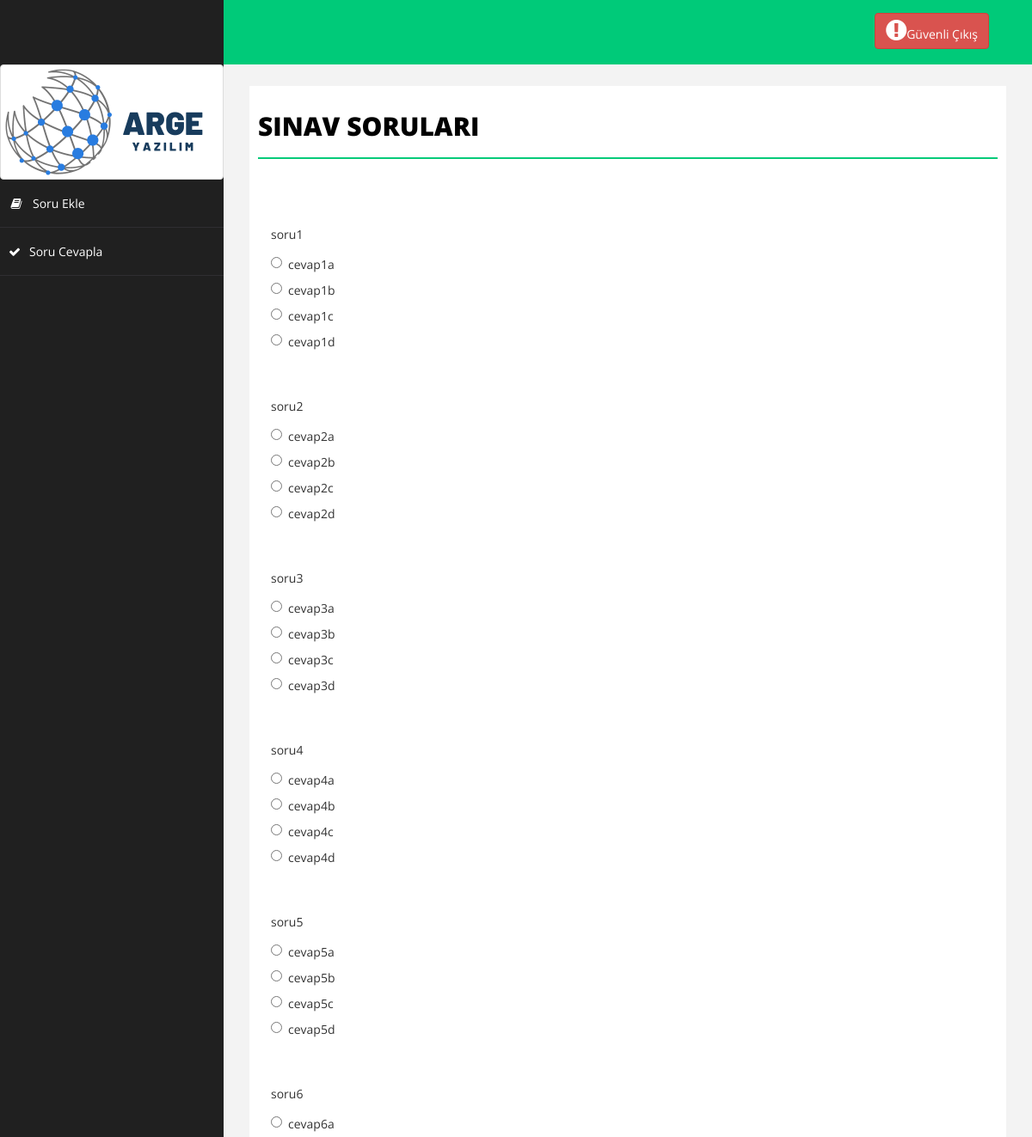
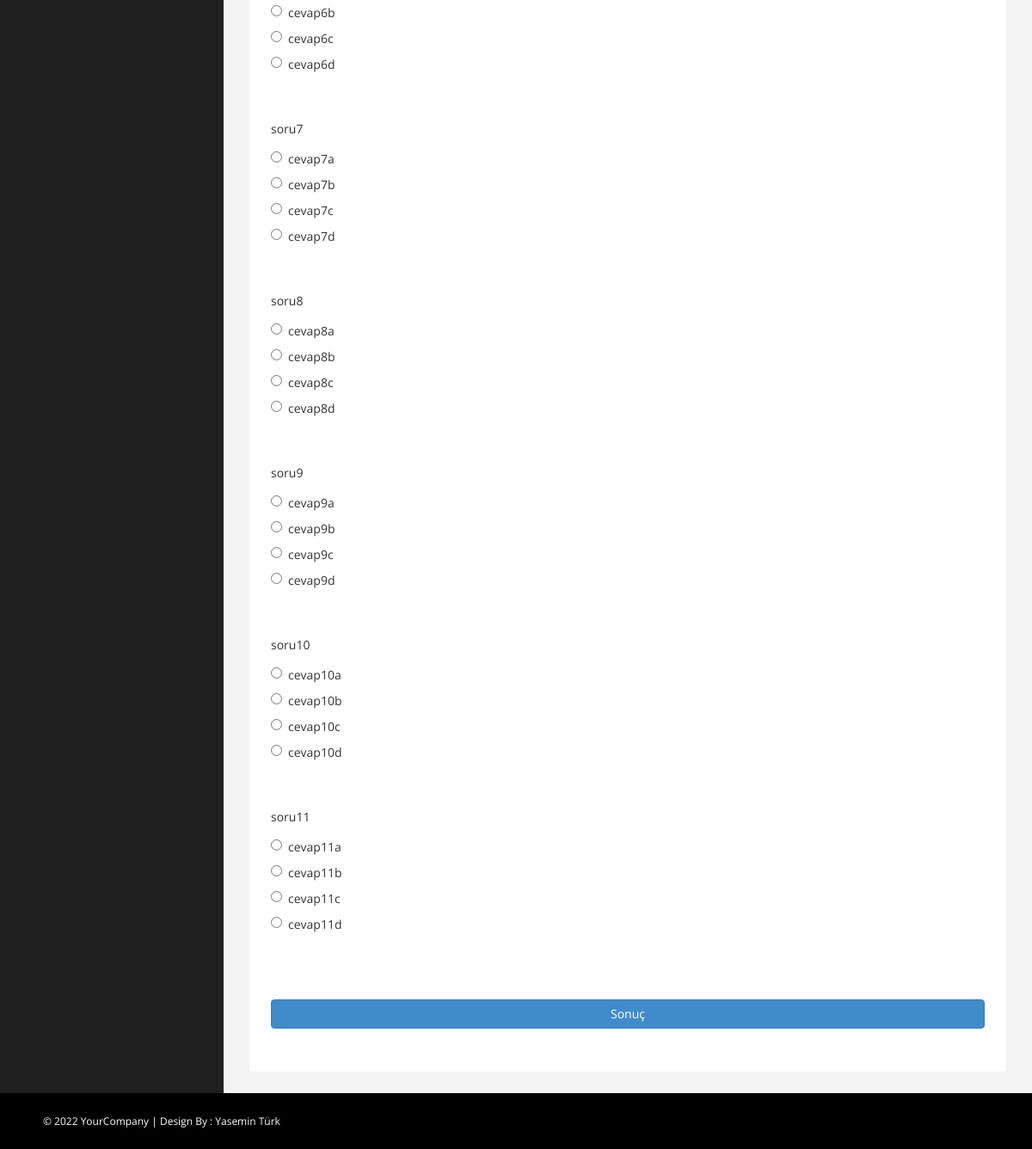
Screenshot of /sinavsorulari.php with the database file from the repository (2 pictures, top to bottom).
### tables this page shows
CREATE TABLE IF NOT EXISTS `sinav` (
  `id` int(11) NOT NULL AUTO_INCREMENT,
  `soru` text NOT NULL,
  `A` text NOT NULL,
  `B` text NOT NULL,
  `C` text NOT NULL,
  `D` text NOT NULL,
  `dogru_cevap` text NOT NULL,
  PRIMARY KEY (`id`)
);

### sinavsorulari.php (the view, shortened to what this page needs)
<?php
include 'header.php';
include 'sidebar.php';
?>
<div id="page-wrapper">
	<div id="page-inner">
		<div class="row">
			<div class="col-md-12">
				<div>
                    <h1 class="page-head-line">Sınav Soruları</h1> <br><br>
                </div>
                <div class="panel-body">
                    <?php
                    $sorusorgu=mysqli_query($baglan,"SELECT * from sinav ");
                    while($sorucek=mysqli_fetch_array($sorusorgu))
                    {
                        echo $sorucek['soru'] ; ?>
                        <form id="list">
                            <div class="form-group">
                                <div class="radio">
                                    <label>
                                        <input type="radio" name="optionsRadios" value="<?php $sorucek['A'] ?>"><?php echo $sorucek['A'] ?>
                                    </label>
                                </div>
                                <div class="radio">
                                    <label>
                                        <input type="radio" name="optionsRadios" value="<?php $sorucek['B'] ?>"><?php echo $sorucek['B'] ?>
                                    </label>
                                </div>
                                <div class="radio">
                                    <label>
                                        <input type="radio" name="optionsRadios" value="<?php $sorucek['C'] ?>"><?php echo $sorucek['C'] ?>
                                        </label>
                                </div>
                                <div class="radio">
                                    <label>
                                        <input type="radio" name="optionsRadios" value="<?php $sorucek['D'] ?>"><?php echo $sorucek['D'] ?>
                                    </label>
                                </div>
                                <br>
                            </div>
                        </form>
                        <?php
                    }
                    ?>
                    <br>
                    <a href="sonuc.php"><button style="width: 100%" type="submit" name="sonuc" class="btn btn-primary">Sonuç</button></a><br><br>
               </div>
            </div>
        </div>
    </div>
</div>
<?php
include 'footer.php';
?>

### header.php (shortened to what this page needs)
<!DOCTYPE html>
<html xmlns="http://www.w3.org/1999/xhtml">
<head>
    <link href="assets/css/bootstrap.css" rel="stylesheet" />
    <link href="assets/css/font-awesome.css" rel="stylesheet" />
    <link href="assets/css/basic.css" rel="stylesheet" />
    <link href="assets/css/custom.css" rel="stylesheet" />
</head>
<body>
    <div id="wrapper">
        <nav class="navbar navbar-default navbar-cls-top " role="navigation" style="margin-bottom: 0">
            <div class="navbar-header">
                <a class="navbar-brand" href="index.php"><?php if(isset($_SESSION['admin_kadi'])) {
                    echo "Admin Paneli";
                } if(isset($_SESSION['kullanici_kadi'])){
                } ?></a>
            </div>
            <div class="header-right">
                <a href="login.php" class="btn btn-danger" title="Logout"><i class="fa fa-exclamation-circle fa-2x"></i>Güvenli Çıkış</a>
            </div>
        </nav>

### sidebar.php (shortened to what this page needs)
<nav class="navbar-default navbar-side" role="navigation">
    <div class="sidebar-collapse">
        <ul class="nav" id="main-menu">
            <li>
                <div>
                    <a href="index.php"><img src="assets/img/arge.png" class="img-thumbnail" /></a>
                </div>
            </li>
            <li>
                <a href="soru.php"><i class="fa fa-book fa-fw "></i>Soru Ekle</a>
            </li>
            <li>
                <a  href="sinavsorulari.php"><i class="fa fa-check"></i>Soru Cevapla</a>
            </li>
    </div>
</nav>

### footer.php (shortened to what this page needs)
    <div id="footer-sec">
        &copy; 2022 YourCompany | Design By : Yasemin Türk
    </div>
</body>
</html>

### assets/css/basic.css (style rules this page uses)
body { font-family: 'Open Sans', sans-serif; line-height:25px; }
#wrapper { width: 100%; background: #202020; }
#page-wrapper { padding: 15px 15px; min-height: 600px; background: #F3F3F3; }
#page-inner { width: 100%; margin: 10px 20px 10px 0px; background-color: #fff!important; padding: 10px; min-height: 1200px; }
.page-head-line { font-size: 30px; text-transform: uppercase; color: #000; font-weight: 800; padding-bottom: 20px; border-bottom: 2px solid #00CA79; margin-bottom: 10px; }
.navbar-cls-top .navbar-brand { color: #fff; background: #202020; width: 260px; text-align: center; height: 75px; font-size: 20px; letter-spacing: 1px; font-weight: 900; padding-top: 25px; text-transform:uppercase; }
.header-right { color: #fff; padding: 15px 50px 5px 50px; float: right; font-size: 16px; }
.sidebar-collapse, .sidebar-collapse .nav { background: none; }
.sidebar-collapse .nav { padding: 0; }
.sidebar-collapse .nav > li > a { color: #fff; background: #202020; text-shadow: none; padding: 15px 40px; border-bottom: 1px solid #2F2E31; }
.sidebar-collapse > .nav > li > a { padding: 15px 10px; }
.navbar-side { border: none; background-color: #202020; }
.navbar-cls-top { background: #00CA79; border-bottom: none; }
.navbar-default { border: 0px solid black; }
.navbar-header { background: #000000; }
.nav > li > a > i { margin-right: 10px; }
#footer-sec { background-color:#000; padding:20px 50px; color:#fff; font-size:12px; }
@media (min-width:768px) { #page-wrapper { margin: 0 0 0 260px; padding: 15px 30px; min-height: 1200px; } }
@media (min-width:768px) { .navbar-side { z-index: 1; position: absolute; width: 260px; } }
@media (min-width:768px) { .navbar { border-radius: 0px; } }

### rows the page displays
sinav: soru "soru1", A "cevap1a", B "cevap1b", C "cevap1c", D "cevap1d"
sinav: soru "soru2", A "cevap2a", B "cevap2b", C "cevap2c", D "cevap2d"
sinav: soru "soru3", A "cevap3a", B "cevap3b", C "cevap3c", D "cevap3d"
sinav: soru "soru4", A "cevap4a", B "cevap4b", C "cevap4c", D "cevap4d"
sinav: soru "soru5", A "cevap5a", B "cevap5b", C "cevap5c", D "cevap5d"
sinav: soru "soru6", A "cevap6a", B "cevap6b", C "cevap6c", D "cevap6d"
sinav: soru "soru7", A "cevap7a", B "cevap7b", C "cevap7c", D "cevap7d"
sinav: soru "soru8", A "cevap8a", B "cevap8b", C "cevap8c", D "cevap8d"
sinav: soru "soru9", A "cevap9a", B "cevap9b", C "cevap9c", D "cevap9d"
sinav: soru "soru10", A "cevap10a", B "cevap10b", C "cevap10c", D "cevap10d"
sinav: soru "soru11", A "cevap11a", B "cevap11b", C "cevap11c", D "cevap11d"
